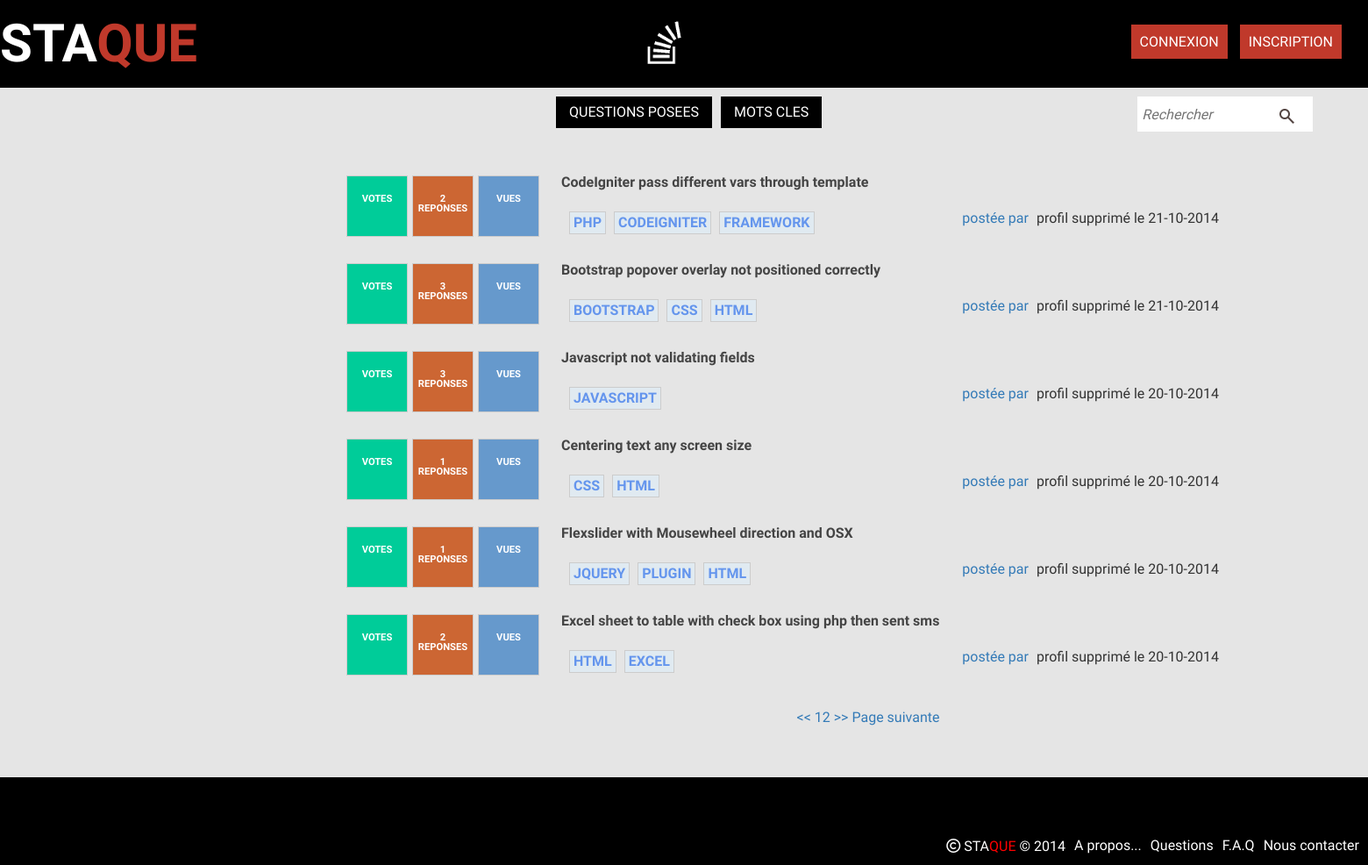
The page /questionsByKeyword.php on the database as committed earlier.
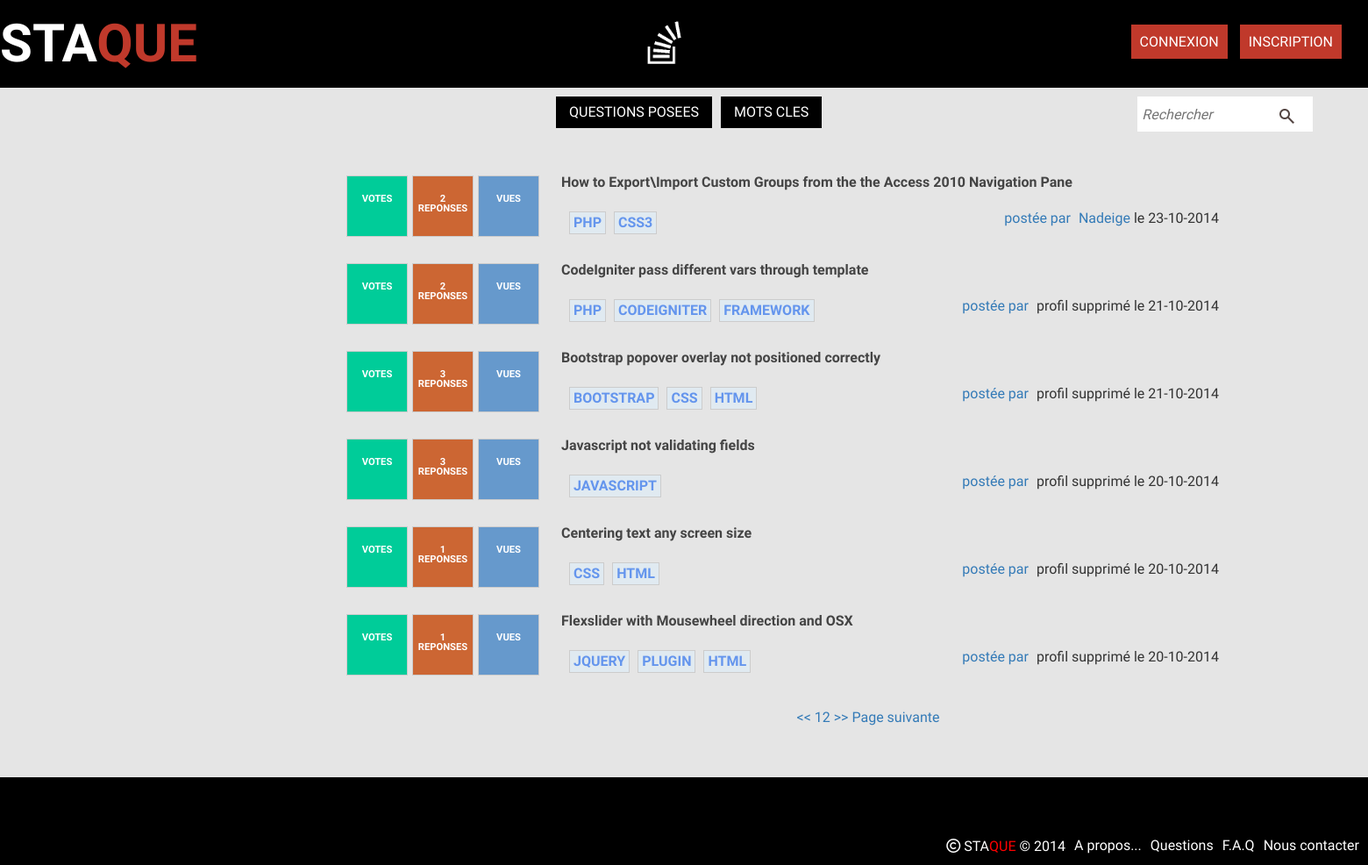
The same page on the database as committed later.
### tables this page shows
CREATE TABLE IF NOT EXISTS `questions` (
  `id` int(11) NOT NULL AUTO_INCREMENT,
  `title` varchar(150) NOT NULL,
  `contenu` text NOT NULL,
  `id_user` int(11) NOT NULL,
  `keyword1` varchar(255) NOT NULL,
  `keyword2` varchar(255) DEFAULT NULL,
  `keyword3` varchar(255) DEFAULT NULL,
  `keyword4` varchar(255) DEFAULT NULL,
  `keyword5` varchar(255) DEFAULT NULL,
  `vues` int(11) NOT NULL,
  `dateCreated` datetime NOT NULL,
  `dateModified` datetime NOT NULL,
  PRIMARY KEY (`id`)
);

CREATE TABLE IF NOT EXISTS `users` (
  `id` int(11) NOT NULL AUTO_INCREMENT,
  `name` varchar(255) NOT NULL,
  `avatar` varchar(255) DEFAULT NULL,
  `email` varchar(50) NOT NULL,
  `username` varchar(50) NOT NULL,
  `password` varchar(255) NOT NULL,
  `salt` varchar(50) NOT NULL,
  `token` varchar(50) NOT NULL,
  `dateRegistered` datetime NOT NULL,
  `dateModified` datetime NOT NULL,
  `job` varchar(255) NOT NULL,
  `country` varchar(255) NOT NULL,
  `language` varchar(255) NOT NULL,
  `externallink` varchar(255) DEFAULT NULL,
  `score` int(11) NOT NULL,
  PRIMARY KEY (`id`)
);

### questionsByKeyword.php (the view, shortened to what this page needs)
<?php
  include("db.php");
  include("inc/top.php");
  $key = "";
  $numPerPage = 6;
  $page = 1;
  $direction = "ASC";
$sql="SELECT COUNT(answers.id) AS answCount, questions.id AS questId, questions.title, questions.contenu, questions.id_user AS userId, questions.dateCreated,
  questions.keyword1, questions.keyword2, questions.keyword3, questions.keyword4, questions.keyword5,
  users.id AS idUser, users.name, users.avatar, users.email, users.username, users.password, users.job, users.country, users.language, users.externallink
          FROM questions
          LEFT JOIN answers on questions.id=answers.id_question
          LEFT JOIN users on users.id=questions.id_user
          WHERE keyword1 = :keyword
          OR keyword2 = :keyword
          OR keyword3 = :keyword
          OR keyword4 = :keyword
          OR keyword5 = :keyword
          GROUP BY answers.id_question
          ORDER BY questions.dateCreated DESC
          LIMIT :offset, $numPerPage";
    $stmt=$dbh->prepare($sql);
    $stmt->bindValue(":offset", ($page-1)*$numPerPage, PDO::PARAM_INT);
    $stmt->bindValue(":keyword", $key);
    $stmt->execute();
    $questions=$stmt->fetchAll();
$sql = "SELECT COUNT(*) FROM questions";
    $stmt = $dbh->prepare($sql);
    $stmt->execute();
    $totalNumber = $stmt->fetchColumn();
    $totalPages = ceil($totalNumber / $numPerPage);
?>
<main class="mainContentQuestions">
        <?php
          foreach($questions as $question):
          ?>
       <div class="vote">
        <?php echo "VOTES";?>
        </div>
        <div class="answer">
        <?php echo $question['answCount'];?>
        <p>REPONSES</p>
        </div>
        <div class="vue">
        <?php echo "VUES";?>
        </div>
        <div class="questions">
          <a href="questionsDetail.php?id=<?php echo $question['id']; ?>" id="titreQuest"> <?php echo $question['title']; ?>
          </a>
                  <div id="tag">
            <p class="keyword">
              <a href="questionsByKeyword.php?keyword=<?php echo $question['keyword1']; ?>" id="key1" title="Mot-clef 1"><?php echo $question['keyword1']; ?></a>
            </p>
                <?php if(!empty($question['keyword2'])){ ?>
              <p class="keyword">
              <a href="questionsByKeyword.php?keyword=<?php echo $question['keyword2']; ?>" id="key2" title="Mot-clef 2"><?php echo $question['keyword2']; ?>
                </a>
              </p>
              <?php }?>
                <?php if(!empty($question['keyword3'])){ ?>
              <p class="keyword">
                <a href="questionsByKeyword.php?keyword=<?php echo $question['keyword3']; ?>" id="key3" title="Mot-clef 3"><?php echo $question['keyword3']; ?>
                </a>
              </p>
                <?php }?>
            <div id="identification">
              <a>postée par<span class="espace"></span></a>
              <?php
              if (empty ($question['name'])){
                echo "profil supprimé";
              }else
              {
               echo "<a href='profile.php?id=".$question['idUser']."'>".$question['name']."</a>";
                }?>
              </a>le <?php
              $unix = strtotime($question['dateCreated']);
                        echo date("d-m-Y", $unix); ?>
            </div>
          </div>
        </div>
        <?php endforeach; ?>
<div id="pagination">
                                    <a href="questionsByKeyword.php?dir=<?php echo strtolower($direction); ?>&<?php echo $_SERVER['QUERY_STRING']; ?>&page=1"><<</a>
                      <?php
                          for($i= ($page-2); $i < ($page+2); $i++){
                            if($i <1 || $i > $totalPages){continue;}
                          echo '<a href="questionsByKeyword.php?dir=' .strtolower($direction) . '&page=' . $i .'">' .$i . '</a>';
                        }
                        ?>
                            <a href="questionsByKeyword.php?dir=<?php echo strtolower($direction); ?>&<?php echo $_SERVER['QUERY_STRING']; ?>&page=<?php echo $totalPages; ?>">>></a>
                      <?php if($page < $totalPages){ ?>
                            <a href="questionsByKeyword.php?page=<?php echo strtolower($direction); ?>&<?php echo $_SERVER['QUERY_STRING']; ?>&page=<?php echo $page + 1 ?>">Page suivante</a>
                      <?php } ?>
                      </div>
</div>
      <?php include("inc/bottom.php"); ?>

Rows that differ between the two databases and show on the page:
no longer on this page (row edited): questions: answCount "2", title "Excel sheet to table with check box using php then sent sms", keyword1 "HTML", keyword2 "EXCEL", shows "profil supprimé", dateCreated "20-10-2014"
added questions: answCount "2", title "How to Export\\Import Custom Groups from the the Access 2010 Navigation Pane", keyword1 "PHP", keyword2 "CSS3", id_user.name "Nadeige", dateCreated "23-10-2014"
